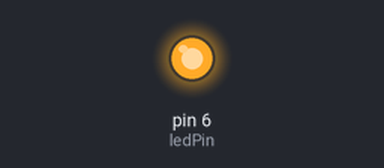
Bench run of a sketch on a simulated Arduino Uno, built with avr-gcc and run on an emulated ATmega328P. On the bench: output pins drawn as LEDs (lit = HIGH).

Above: at 0.1 s.
At 32.7 s:
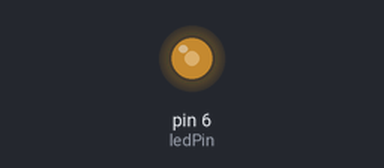
At 39.3 s:
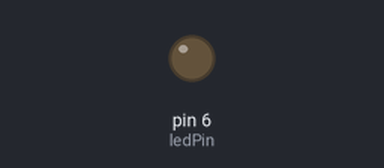
Timing chart, 0 to 40.0 s (numbered marks = the images above):
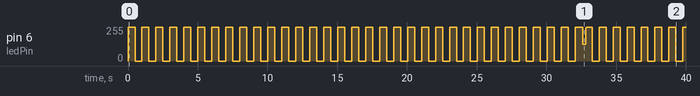

Measured:
- by itself, pin 6 (ledPin): 0/255 → 255/255 at 0.00 s, → 0/255 0.50 s later, → 255/255 0.50 s later, → 0/255 0.50 s later, … (82 changes in this stretch)

The sketch:

blink-without-delay.ino
```cpp
int ledPin = 6;
boolean ledVal = HIGH;
int currentTime;
int lastChange = 0;
int wait = 500;

void setup() {
  pinMode(ledPin, OUTPUT);
}

void loop() {
  currentTime = millis();

  if(currentTime > lastChange + wait) {
    if(ledVal == HIGH) {
      ledVal = LOW;
    } else {
      ledVal = HIGH;
    }
    // The above if-statement can also be accomplished with
    // this line of code:
    // ledVal = !ledVal;

    lastChange = currentTime;
  }

  digitalWrite(ledPin, ledVal);
}
```
